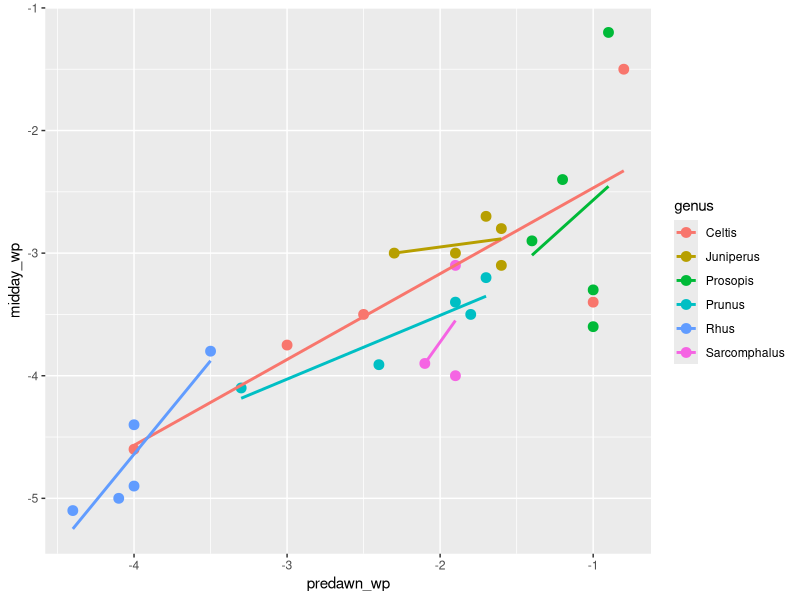
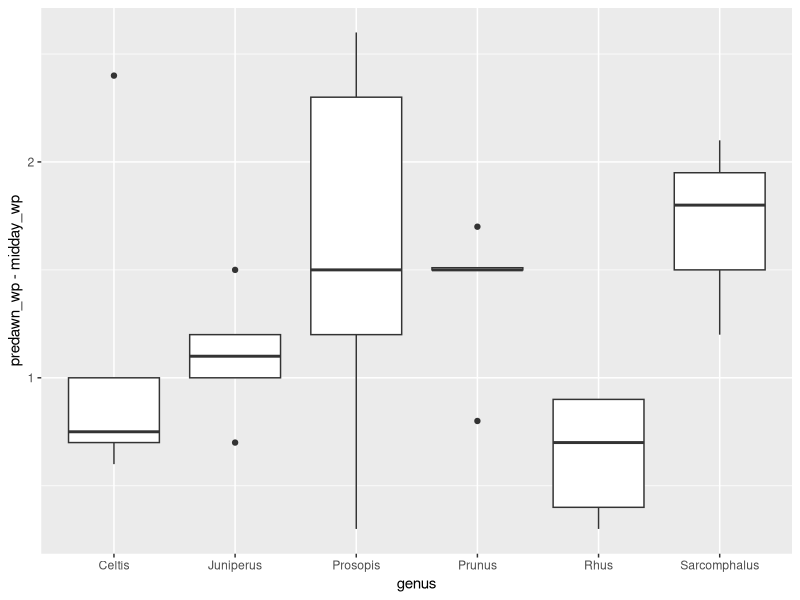
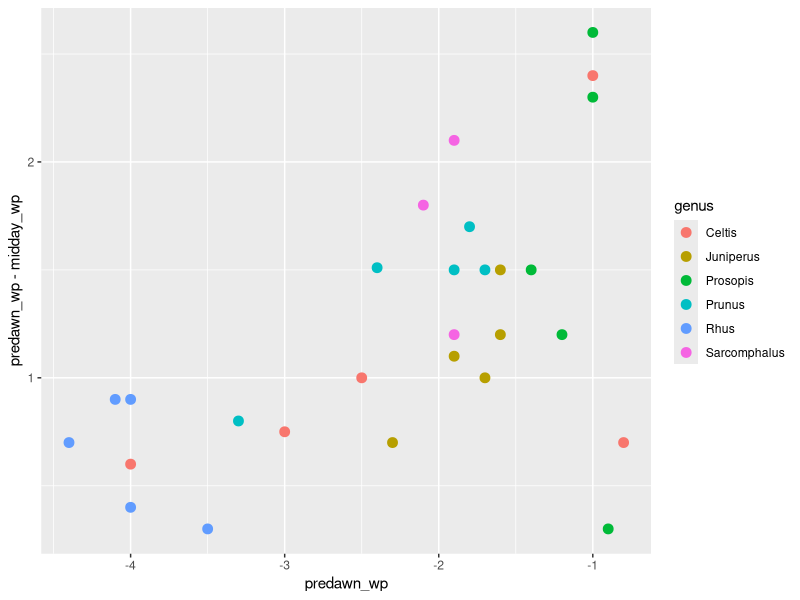

These figures' R source, in order:
## dickens.R
##
## Dylan Schwilk
##
## Data from BIOL-3405 field trip to Dickens springs on 9/14/2024. Work
## included predawn and midday water potentials

library(readr)
library(dplyr)
library(ggplot2)

# read data from csv files

dickens <- read_csv("data/dickens/wp.csv")
# or
# dickens <- read_csv("")
species <- read_csv("data/dickens/species.csv")
leaves <- read_csv("data/dickens/leaf_area.csv")

leaves <- mutate(leaves, LMA=dry_mass/leaf_area, leaf_size=leaf_area/n_leaves)

wp <- left_join(dickens, species)
wp <- left_join(wp, leaves)

wp

nrow(wp)
names(wp)


wp_genus <- group_by(wp, genus)

summarize(wp_genus, mean_pd=mean(predawn_wp), mean_md=mean(midday_wp))



# Water potential figures


ggplot(wp, aes(predawn_wp, midday_wp, color=genus)) +
  geom_point(size=3) +
  geom_smooth(method="lm", se=FALSE)


ggplot(wp, aes(genus, predawn_wp-midday_wp)) +
  geom_boxplot()



ggplot(wp, aes(predawn_wp, predawn_wp-midday_wp, color=genus)) +
  geom_point(size=3)



## Species comparisons

#wp_leaf_traits <- summarize(
